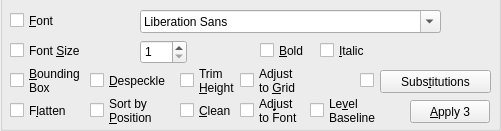
  <widget class="QGroupBox" name="normalize_2">
   <property name="geometry">
    <rect>
     <x>10</x>
     <y>380</y>
     <width>501</width>
     <height>131</height>
    </rect>
   </property>
   <property name="toolTip">
    <string/>
   </property>
   <property name="whatsThis">
    <string/>
   </property>
   <property name="styleSheet">
    <string notr="true">QGroupBox{padding-top:20px; margin-top:-20px}</string>
   </property>
   <property name="title">
    <string/>
   </property>
   <widget class="QCheckBox" name="normalizeFont_2">
    <property name="geometry">
     <rect>
      <x>10</x>
      <y>10</y>
      <width>121</width>
      <height>21</height>
     </rect>
    </property>
    <property name="toolTip">
     <string>&lt;html&gt;&lt;head/&gt;&lt;body&gt;&lt;p&gt;Set word item's font to selected one.&lt;/p&gt;&lt;/body&gt;&lt;/html&gt;</string>
    </property>
    <property name="accessibleName">
     <string>Apply &amp;Font</string>
    </property>
    <property name="text">
     <string>&amp;Font</string>
    </property>
   </widget>
   <widget class="QFontComboBox" name="preferredFont_2">
    <property name="geometry">
     <rect>
      <x>140</x>
      <y>10</y>
      <width>301</width>
      <height>23</height>
     </rect>
    </property>
    <property name="toolTip">
     <string>&lt;html&gt;&lt;head/&gt;&lt;body&gt;&lt;p&gt;New font to be used (if checked).&lt;/p&gt;&lt;/body&gt;&lt;/html&gt;</string>
    </property>
    <property name="accessibleName">
     <string>Font &amp;Name</string>
    </property>
   </widget>
   <widget class="QCheckBox" name="normalizeFontSize_2">
    <property name="geometry">
     <rect>
      <x>10</x>
      <y>40</y>
      <width>121</width>
      <height>21</height>
     </rect>
    </property>
    <property name="toolTip">
     <string>&lt;html&gt;&lt;head/&gt;&lt;body&gt;&lt;p&gt;Change Font Size to selected value.&lt;/p&gt;&lt;/body&gt;&lt;/html&gt;</string>
    </property>
    <property name="accessibleName">
     <string>Apply &amp;Size</string>
    </property>
    <property name="text">
     <string>Font &amp;Size</string>
    </property>
   </widget>
   <widget class="QCheckBox" name="normalizeBBox_2">
    <property name="geometry">
     <rect>
      <x>10</x>
      <y>60</y>
      <width>111</width>
      <height>41</height>
     </rect>
    </property>
    <property name="toolTip">
     <string>&lt;html&gt;&lt;head/&gt;&lt;body&gt;&lt;p&gt;Scale bounding box to exactly fit new font size. Center of left margin does not move.&lt;/p&gt;&lt;/body&gt;&lt;/html&gt;</string>
    </property>
    <property name="text">
     <string>&amp;Bounding
Box</string>
    </property>
   </widget>
   <widget class="QCheckBox" name="setBold_2">
    <property name="geometry">
     <rect>
      <x>260</x>
      <y>40</y>
      <width>85</width>
      <height>21</height>
     </rect>
    </property>
    <property name="toolTip">
     <string>&lt;html&gt;&lt;head/&gt;&lt;body&gt;&lt;p&gt;Tri-state: set, clear, no change&lt;/p&gt;&lt;/body&gt;&lt;/html&gt;</string>
    </property>
    <property name="text">
     <string>&amp;Bold</string>
    </property>
    <property name="tristate">
     <bool>true</bool>
    </property>
   </widget>
   <widget class="QCheckBox" name="setItalic_2">
    <property name="geometry">
     <rect>
      <x>320</x>
      <y>40</y>
      <width>85</width>
      <height>21</height>
     </rect>
    </property>
    <property name="toolTip">
     <string>&lt;html&gt;&lt;head/&gt;&lt;body&gt;&lt;p&gt;Tri-state: set, clear, no-change&lt;/p&gt;&lt;/body&gt;&lt;/html&gt;</string>
    </property>
    <property name="text">
     <string>&amp;Italic</string>
    </property>
    <property name="tristate">
     <bool>true</bool>
    </property>
   </widget>
   <widget class="QCheckBox" name="trimHeight_2">
    <property name="geometry">
     <rect>
      <x>180</x>
      <y>60</y>
      <width>101</width>
      <height>41</height>
     </rect>
    </property>
    <property name="toolTip">
     <string>Trim overheight words to font (heuristic)</string>
    </property>
    <property name="text">
     <string>Trim
&amp;Height</string>
    </property>
   </widget>
   <widget class="QPushButton" name="openSubst_2">
    <property name="geometry">
     <rect>
      <x>380</x>
      <y>70</y>
      <width>111</width>
      <height>23</height>
     </rect>
    </property>
    <property name="toolTip">
     <string>Substitute Strings: opens string editor</string>
    </property>
    <property name="text">
     <string>Subs&amp;titutions</string>
    </property>
   </widget>
   <widget class="QCheckBox" name="applySubst_2">
    <property name="geometry">
     <rect>
      <x>360</x>
      <y>70</y>
      <width>16</width>
      <height>21</height>
     </rect>
    </property>
    <property name="toolTip">
     <string>Automatically substitute strings</string>
    </property>
    <property name="accessibleName">
     <string>Apply S&amp;ubstitutions</string>
    </property>
    <property name="text">
     <string/>
    </property>
   </widget>
   <widget class="QCheckBox" name="applySort_2">
    <property name="geometry">
     <rect>
      <x>90</x>
      <y>90</y>
      <width>71</width>
      <height>41</height>
     </rect>
    </property>
    <property name="toolTip">
     <string>&lt;html&gt;&lt;head/&gt;&lt;body&gt;&lt;p&gt;Sort by Y for non-words, X for words. (Into natural reading order.)&lt;/p&gt;&lt;/body&gt;&lt;/html&gt;</string>
    </property>
    <property name="text">
     <string>Sort by
&amp;Position</string>
    </property>
   </widget>
   <widget class="QCheckBox" name="applyFlatten_2">
    <property name="geometry">
     <rect>
      <x>10</x>
      <y>100</y>
      <width>85</width>
      <height>21</height>
     </rect>
    </property>
    <property name="toolTip">
     <string>&lt;html&gt;&lt;head/&gt;&lt;body&gt;&lt;p&gt;Move all textlines to a single paragraph.&lt;/p&gt;&lt;/body&gt;&lt;/html&gt;</string>
    </property>
    <property name="text">
     <string>F&amp;latten</string>
    </property>
   </widget>
   <widget class="QPushButton" name="buttonApply_2">
    <property name="geometry">
     <rect>
      <x>410</x>
      <y>100</y>
      <width>80</width>
      <height>23</height>
     </rect>
    </property>
    <property name="text">
     <string>&amp;Apply 3</string>
    </property>
   </widget>
   <widget class="QSpinBox" name="preferredSize_2">
    <property name="geometry">
     <rect>
      <x>140</x>
      <y>40</y>
      <width>47</width>
      <height>24</height>
     </rect>
    </property>
    <property name="toolTip">
     <string>&lt;html&gt;&lt;head/&gt;&lt;body&gt;&lt;p&gt;New font size for all words, if checked.&lt;/p&gt;&lt;/body&gt;&lt;/html&gt;</string>
    </property>
    <property name="accessibleName">
     <string>Font Si&amp;ze</string>
    </property>
    <property name="minimum">
     <number>1</number>
    </property>
   </widget>
   <widget class="QCheckBox" name="levelBaseline_2">
    <property name="geometry">
     <rect>
      <x>310</x>
      <y>90</y>
      <width>85</width>
      <height>41</height>
     </rect>
    </property>
    <property name="toolTip">
     <string>&lt;html&gt;&lt;head/&gt;&lt;body&gt;&lt;p&gt;Adjust baseline angle to mean angle for the current page.  Excludes outliers in mean calculation.&lt;/p&gt;&lt;/body&gt;&lt;/html&gt;</string>
    </property>
    <property name="text">
     <string>Le&amp;vel
Baseline</string>
    </property>
   </widget>
   <widget class="QCheckBox" name="applyDespeckle_2">
    <property name="geometry">
     <rect>
      <x>90</x>
      <y>70</y>
      <width>85</width>
      <height>21</height>
     </rect>
    </property>
    <property name="toolTip">
     <string>&lt;html&gt;&lt;head/&gt;&lt;body&gt;&lt;p&gt;Remove very small items (speckles).&lt;/p&gt;&lt;/body&gt;&lt;/html&gt;</string>
    </property>
    <property name="text">
     <string>&amp;Despeckle</string>
    </property>
   </widget>
   <widget class="QCheckBox" name="cleanTextlines_2">
    <property name="geometry">
     <rect>
      <x>180</x>
      <y>100</y>
      <width>85</width>
      <height>21</height>
     </rect>
    </property>
    <property name="toolTip">
     <string>&lt;html&gt;&lt;head/&gt;&lt;body&gt;&lt;p&gt;Remove empty empty container groups.&lt;/p&gt;&lt;/body&gt;&lt;/html&gt;</string>
    </property>
    <property name="text">
     <string>&amp;Clean</string>
    </property>
   </widget>
   <widget class="QCheckBox" name="adjustToFont_2">
    <property name="geometry">
     <rect>
      <x>240</x>
      <y>90</y>
      <width>85</width>
      <height>41</height>
     </rect>
    </property>
    <property name="toolTip">
     <string>&lt;html&gt;&lt;head/&gt;&lt;body&gt;&lt;p&gt;Adjust bounding box to match current font.&lt;/p&gt;&lt;/body&gt;&lt;/html&gt;</string>
    </property>
    <property name="text">
     <string>Ad&amp;just
to Font</string>
    </property>
   </widget>
   <widget class="QCheckBox" name="adjustToGrid_2">
    <property name="geometry">
     <rect>
      <x>240</x>
      <y>60</y>
      <width>85</width>
      <height>41</height>
     </rect>
    </property>
    <property name="text">
     <string>Adjust
to &amp;Grid</string>
    </property>
   </widget>
  </widget>
